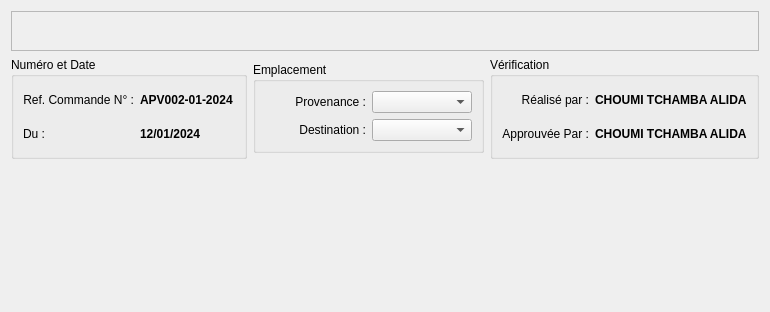
<?xml version="1.0" encoding="UTF-8"?>
<ui version="4.0">
 <class>StockEntryForm</class>
 <widget class="QWidget" name="StockEntryForm">
  <property name="geometry">
   <rect>
    <x>0</x>
    <y>0</y>
    <width>770</width>
    <height>312</height>
   </rect>
  </property>
  <property name="windowTitle">
   <string>Entrée en Stock</string>
  </property>
  <layout class="QVBoxLayout" name="verticalLayout_3">
   <item>
    <widget class="CaptionWidget" name="caption">
     <property name="enabled">
      <bool>true</bool>
     </property>
     <property name="minimumSize">
      <size>
       <width>0</width>
       <height>40</height>
      </size>
     </property>
     <property name="maximumSize">
      <size>
       <width>16777215</width>
       <height>40</height>
      </size>
     </property>
     <property name="frameShape">
      <enum>QFrame::StyledPanel</enum>
     </property>
     <property name="frameShadow">
      <enum>QFrame::Plain</enum>
     </property>
     <property name="lineWidth">
      <number>0</number>
     </property>
     <layout class="QHBoxLayout" name="horizontalLayout_7"/>
    </widget>
   </item>
   <item>
    <layout class="QHBoxLayout" name="headerLayout">
     <item>
      <widget class="QGroupBox" name="referenceBox">
       <property name="sizePolicy">
        <sizepolicy hsizetype="Preferred" vsizetype="Fixed">
         <horstretch>0</horstretch>
         <verstretch>0</verstretch>
        </sizepolicy>
       </property>
       <property name="minimumSize">
        <size>
         <width>0</width>
         <height>102</height>
        </size>
       </property>
       <property name="title">
        <string>Numéro et Date</string>
       </property>
       <property name="alignment">
        <set>Qt::AlignLeading|Qt::AlignLeft|Qt::AlignTop</set>
       </property>
       <layout class="QGridLayout" name="gridLayout_4">
        <item row="0" column="0">
         <layout class="QGridLayout" name="referenceLayout">
          <item row="1" column="0">
           <widget class="QLabel" name="dateEdit">
            <property name="sizePolicy">
             <sizepolicy hsizetype="Fixed" vsizetype="Preferred">
              <horstretch>0</horstretch>
              <verstretch>0</verstretch>
             </sizepolicy>
            </property>
            <property name="text">
             <string>Du :</string>
            </property>
            <property name="alignment">
             <set>Qt::AlignRight|Qt::AlignTrailing|Qt::AlignVCenter</set>
            </property>
           </widget>
          </item>
          <item row="1" column="1">
           <widget class="QLabel" name="date">
            <property name="sizePolicy">
             <sizepolicy hsizetype="Ignored" vsizetype="Preferred">
              <horstretch>0</horstretch>
              <verstretch>0</verstretch>
             </sizepolicy>
            </property>
            <property name="minimumSize">
             <size>
              <width>70</width>
              <height>0</height>
             </size>
            </property>
            <property name="font">
             <font>
              <bold>true</bold>
             </font>
            </property>
            <property name="text">
             <string>12/01/2024</string>
            </property>
           </widget>
          </item>
          <item row="0" column="0">
           <widget class="QLabel" name="referenceEdit">
            <property name="sizePolicy">
             <sizepolicy hsizetype="Fixed" vsizetype="Preferred">
              <horstretch>0</horstretch>
              <verstretch>0</verstretch>
             </sizepolicy>
            </property>
            <property name="text">
             <string>Ref. Commande N° :</string>
            </property>
            <property name="alignment">
             <set>Qt::AlignRight|Qt::AlignTrailing|Qt::AlignVCenter</set>
            </property>
           </widget>
          </item>
          <item row="0" column="1">
           <widget class="QLabel" name="reference">
            <property name="sizePolicy">
             <sizepolicy hsizetype="Ignored" vsizetype="Preferred">
              <horstretch>0</horstretch>
              <verstretch>0</verstretch>
             </sizepolicy>
            </property>
            <property name="minimumSize">
             <size>
              <width>95</width>
              <height>0</height>
             </size>
            </property>
            <property name="font">
             <font>
              <bold>true</bold>
             </font>
            </property>
            <property name="text">
             <string>APV002-01-2024</string>
            </property>
            <property name="alignment">
             <set>Qt::AlignLeading|Qt::AlignLeft|Qt::AlignVCenter</set>
            </property>
           </widget>
          </item>
         </layout>
        </item>
       </layout>
      </widget>
     </item>
     <item>
      <widget class="QGroupBox" name="locationBox">
       <property name="sizePolicy">
        <sizepolicy hsizetype="Preferred" vsizetype="Fixed">
         <horstretch>0</horstretch>
         <verstretch>0</verstretch>
        </sizepolicy>
       </property>
       <property name="title">
        <string>Emplacement</string>
       </property>
       <property name="alignment">
        <set>Qt::AlignLeading|Qt::AlignLeft|Qt::AlignTop</set>
       </property>
       <layout class="QGridLayout" name="gridLayout_6">
        <item row="0" column="0">
         <layout class="QGridLayout" name="locationLayout">
          <item row="1" column="1">
           <widget class="QComboBox" name="destination"/>
          </item>
          <item row="1" column="0">
           <widget class="QLabel" name="destinationEdit">
            <property name="text">
             <string>Destination :</string>
            </property>
            <property name="alignment">
             <set>Qt::AlignRight|Qt::AlignTrailing|Qt::AlignVCenter</set>
            </property>
           </widget>
          </item>
          <item row="0" column="0">
           <widget class="QLabel" name="sourceEdit">
            <property name="text">
             <string>Provenance :</string>
            </property>
            <property name="alignment">
             <set>Qt::AlignRight|Qt::AlignTrailing|Qt::AlignVCenter</set>
            </property>
           </widget>
          </item>
          <item row="0" column="1">
           <widget class="QComboBox" name="source"/>
          </item>
         </layout>
        </item>
       </layout>
      </widget>
     </item>
     <item>
      <widget class="QGroupBox" name="partyBox">
       <property name="sizePolicy">
        <sizepolicy hsizetype="Preferred" vsizetype="Fixed">
         <horstretch>0</horstretch>
         <verstretch>0</verstretch>
        </sizepolicy>
       </property>
       <property name="minimumSize">
        <size>
         <width>0</width>
         <height>102</height>
        </size>
       </property>
       <property name="title">
        <string>Vérification</string>
       </property>
       <property name="alignment">
        <set>Qt::AlignLeading|Qt::AlignLeft|Qt::AlignTop</set>
       </property>
       <layout class="QGridLayout" name="gridLayout_2">
        <item row="0" column="0">
         <layout class="QHBoxLayout" name="makerLayout">
          <property name="sizeConstraint">
           <enum>QLayout::SetFixedSize</enum>
          </property>
          <item>
           <widget class="QLabel" name="makerEdit">
            <property name="text">
             <string>Réalisé par :</string>
            </property>
            <property name="alignment">
             <set>Qt::AlignRight|Qt::AlignTrailing|Qt::AlignVCenter</set>
            </property>
           </widget>
          </item>
          <item>
           <widget class="QLabel" name="maker">
            <property name="sizePolicy">
             <sizepolicy hsizetype="Fixed" vsizetype="Preferred">
              <horstretch>0</horstretch>
              <verstretch>0</verstretch>
             </sizepolicy>
            </property>
            <property name="font">
             <font>
              <bold>true</bold>
             </font>
            </property>
            <property name="text">
             <string>CHOUMI TCHAMBA ALIDA</string>
            </property>
           </widget>
          </item>
         </layout>
        </item>
        <item row="1" column="0">
         <layout class="QHBoxLayout" name="approverLayout">
          <property name="sizeConstraint">
           <enum>QLayout::SetFixedSize</enum>
          </property>
          <item>
           <widget class="QLabel" name="approverEdit">
            <property name="text">
             <string>Approuvée Par :</string>
            </property>
            <property name="alignment">
             <set>Qt::AlignRight|Qt::AlignTrailing|Qt::AlignVCenter</set>
            </property>
           </widget>
          </item>
          <item>
           <widget class="QLabel" name="approver">
            <property name="sizePolicy">
             <sizepolicy hsizetype="Fixed" vsizetype="Preferred">
              <horstretch>0</horstretch>
              <verstretch>0</verstretch>
             </sizepolicy>
            </property>
            <property name="font">
             <font>
              <bold>true</bold>
             </font>
            </property>
            <property name="text">
             <string>CHOUMI TCHAMBA ALIDA</string>
            </property>
           </widget>
          </item>
         </layout>
        </item>
       </layout>
      </widget>
     </item>
    </layout>
   </item>
   <item>
    <widget class="ContentLister" name="contentBox" native="true">
     <property name="title" stdset="0">
      <string>Liste des Articles</string>
     </property>
     <layout class="QGridLayout" name="gridLayout">
      <property name="leftMargin">
       <number>0</number>
      </property>
      <property name="topMargin">
       <number>0</number>
      </property>
      <property name="rightMargin">
       <number>0</number>
      </property>
      <property name="bottomMargin">
       <number>0</number>
      </property>
      <property name="spacing">
       <number>0</number>
      </property>
     </layout>
    </widget>
   </item>
   <item>
    <widget class="StockEntryCommandWidget" name="cmd">
     <property name="minimumSize">
      <size>
       <width>0</width>
       <height>25</height>
      </size>
     </property>
     <property name="maximumSize">
      <size>
       <width>16777215</width>
       <height>30</height>
      </size>
     </property>
    </widget>
   </item>
  </layout>
 </widget>
 <customwidgets>
  <customwidget>
   <class>CaptionWidget</class>
   <extends>QFrame</extends>
   <header>widget/caption_widget.h</header>
   <container>1</container>
  </customwidget>
  <customwidget>
   <class>ContentLister</class>
   <extends>QWidget</extends>
   <header>widget/content_lister.h</header>
   <container>1</container>
  </customwidget>
  <customwidget>
   <class>StockEntryCommandWidget</class>
   <extends>QFrame</extends>
   <header>views/stock_entry_command_widget.h</header>
   <container>1</container>
  </customwidget>
 </customwidgets>
 <resources/>
 <connections/>
</ui>
